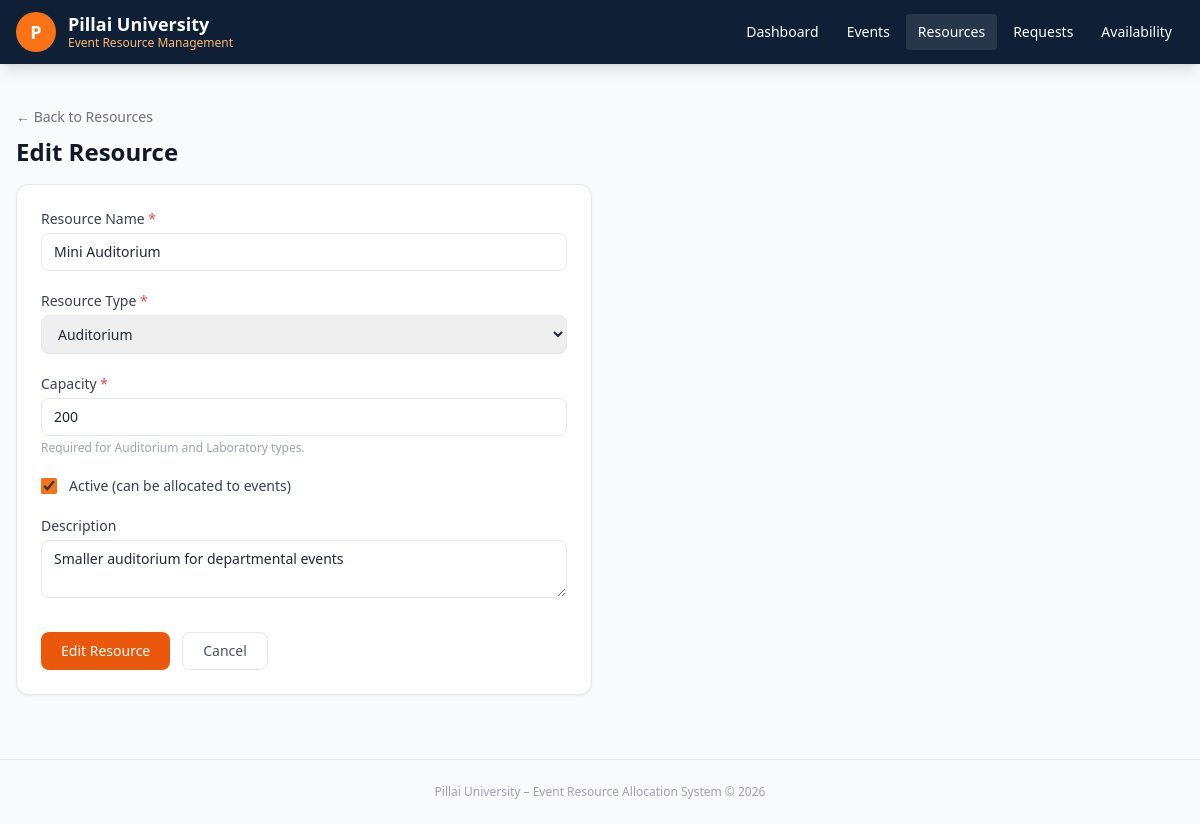
The page /resources/2/edit on the database its author committed.
### models.py (models this page shows, shortened)
class Resource(db.Model):
    __tablename__ = 'resources'
    id = db.Column(db.Integer, primary_key=True)
    name = db.Column(db.String(200), nullable=False)
    resource_type = db.Column(db.String(50), nullable=False)
    capacity = db.Column(db.Integer, nullable=True)  # Only for venues
    is_active = db.Column(db.Boolean, default=True, nullable=False)
    description = db.Column(db.Text, nullable=True)
    created_at = db.Column(db.DateTime, default=datetime.utcnow)
    allocations = db.relationship('ResourceAllocation', backref='resource', lazy=True)
    RESOURCE_TYPES = ['Auditorium', 'Laboratory', 'Projector', 'Microphone', 'Camera', 'Computer']
    CAPACITY_TYPES = ['Auditorium', 'Laboratory']  # Types that have capacity

### app.py (the view, shortened to what this page needs)
@app.route('/resources/<int:resource_id>/edit', methods=['GET', 'POST'])
def resource_edit(resource_id):
    resource = Resource.query.get_or_404(resource_id)
    form_data = {
        'name': resource.name,
        'resource_type': resource.resource_type,
        'capacity': resource.capacity or '',
        'is_active': resource.is_active,
        'description': resource.description or ''
    }
    return render_template(
        'resources/form.html',
        resource=resource,
        resource_types=Resource.RESOURCE_TYPES,
        capacity_types=Resource.CAPACITY_TYPES,
        form_data=form_data,
        action='Edit'
    )

### templates/resources/form.html (shortened to what this page needs)
{% extends 'base.html' %}
{% block content %}
<div class="mb-4">
  <a href="/resources" class="text-sm text-gray-500 hover:text-gray-700">← Back to Resources</a>
  <h1 class="text-2xl font-bold text-gray-900 mt-2">{{ action }} Resource</h1>
</div>
<div class="max-w-xl">
  <form method="post" class="bg-white border rounded-xl shadow-sm p-6 space-y-5">
    <div>
      <label class="block text-sm font-medium text-gray-700 mb-1">Resource Name <span class="text-red-500">*</span></label>
      <input type="text" name="name" value="{{ form_data.get('name', '') }}" required
        class="w-full border rounded-lg px-3 py-2 text-sm focus:outline-none focus:ring-2 focus:ring-orange-400"
        placeholder="e.g. Main Auditorium">
    </div>
    <div>
      <label class="block text-sm font-medium text-gray-700 mb-1">Resource Type <span class="text-red-500">*</span></label>
      <select name="resource_type" id="resource_type" required
        class="w-full border rounded-lg px-3 py-2 text-sm focus:outline-none focus:ring-2 focus:ring-orange-400">
        {% for t in resource_types %}
          <option value="{{ t }}" {% if form_data.get('resource_type') == t %}selected{% endif %}>{{ t }}</option>
        {% endfor %}
      </select>
    </div>
    <div id="capacity_field" class="{% if form_data.get('resource_type') not in capacity_types %}hidden{% endif %}">
      <label class="block text-sm font-medium text-gray-700 mb-1">Capacity <span class="text-red-500">*</span></label>
      <input type="number" name="capacity" value="{{ form_data.get('capacity', '') }}" min="1"
        class="w-full border rounded-lg px-3 py-2 text-sm focus:outline-none focus:ring-2 focus:ring-orange-400"
        placeholder="Maximum number of people">
      <p class="text-xs text-gray-400 mt-1">Required for Auditorium and Laboratory types.</p>
    </div>
    <div class="flex items-center gap-3">
      <input type="checkbox" name="is_active" id="is_active"
        {% if form_data.get('is_active', True) == True or form_data.get('is_active') == 'on' %}checked{% endif %}
        class="w-4 h-4 accent-orange-500">
      <label for="is_active" class="text-sm font-medium text-gray-700">Active (can be allocated to events)</label>
    </div>
    <div>
      <label class="block text-sm font-medium text-gray-700 mb-1">Description</label>
      <textarea name="description" rows="2"
        class="w-full border rounded-lg px-3 py-2 text-sm focus:outline-none focus:ring-2 focus:ring-orange-400"
        placeholder="Optional notes">{{ form_data.get('description', '') }}</textarea>
    </div>
    <div class="flex gap-3 pt-2">
      <button type="submit" class="bg-orange-600 hover:bg-orange-700 text-white px-5 py-2 rounded-lg text-sm font-medium transition">
        {{ action }} Resource
      </button>
      <a href="/resources" class="border px-5 py-2 rounded-lg text-sm text-gray-600 hover:bg-gray-50 transition">Cancel</a>
    </div>
  </form>
</div>
{% endblock %}

### rows shown on the page
Resource: name "Mini Auditorium", resource_type "Auditorium", description "Smaller auditorium for departmental events"

### other values the page prints
{{ action }} "Edit"
